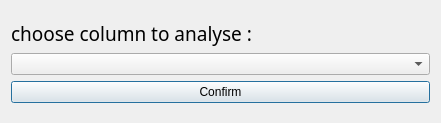
<?xml version="1.0" encoding="UTF-8"?>
<ui version="4.0">
 <class>Dialog</class>
 <widget class="QDialog" name="Dialog">
  <property name="geometry">
   <rect>
    <x>0</x>
    <y>0</y>
    <width>441</width>
    <height>123</height>
   </rect>
  </property>
  <property name="windowTitle">
   <string>Choose Column</string>
  </property>
  <layout class="QVBoxLayout" name="verticalLayout_2">
   <item>
    <layout class="QVBoxLayout" name="verticalLayout">
     <item>
      <widget class="QLabel" name="label">
       <property name="sizePolicy">
        <sizepolicy hsizetype="Preferred" vsizetype="Fixed">
         <horstretch>0</horstretch>
         <verstretch>0</verstretch>
        </sizepolicy>
       </property>
       <property name="font">
        <font>
         <family>Cascadia Code</family>
         <pointsize>14</pointsize>
        </font>
       </property>
       <property name="text">
        <string>choose column to analyse :</string>
       </property>
      </widget>
     </item>
     <item>
      <widget class="QComboBox" name="cols_box"/>
     </item>
     <item>
      <widget class="QPushButton" name="conf">
       <property name="text">
        <string>Confirm</string>
       </property>
      </widget>
     </item>
    </layout>
   </item>
  </layout>
 </widget>
 <resources/>
 <connections/>
</ui>
